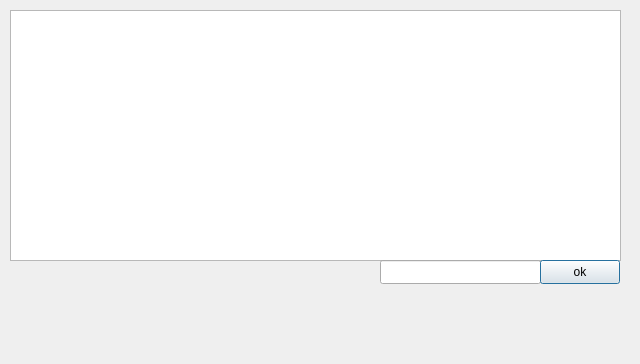
<?xml version="1.0" encoding="UTF-8"?>
<ui version="4.0">
 <class>Dialog</class>
 <widget class="QDialog" name="Dialog">
  <property name="geometry">
   <rect>
    <x>0</x>
    <y>0</y>
    <width>640</width>
    <height>364</height>
   </rect>
  </property>
  <property name="windowTitle">
   <string>Dialog</string>
  </property>
  <widget class="QTextBrowser" name="textBrowser">
   <property name="geometry">
    <rect>
     <x>10</x>
     <y>10</y>
     <width>611</width>
     <height>251</height>
    </rect>
   </property>
  </widget>
  <widget class="QLineEdit" name="lineEdit">
   <property name="geometry">
    <rect>
     <x>380</x>
     <y>260</y>
     <width>161</width>
     <height>24</height>
    </rect>
   </property>
  </widget>
  <widget class="QPushButton" name="sendButton">
   <property name="geometry">
    <rect>
     <x>540</x>
     <y>260</y>
     <width>80</width>
     <height>24</height>
    </rect>
   </property>
   <property name="text">
    <string>ok</string>
   </property>
  </widget>
 </widget>
 <resources/>
 <connections/>
</ui>
